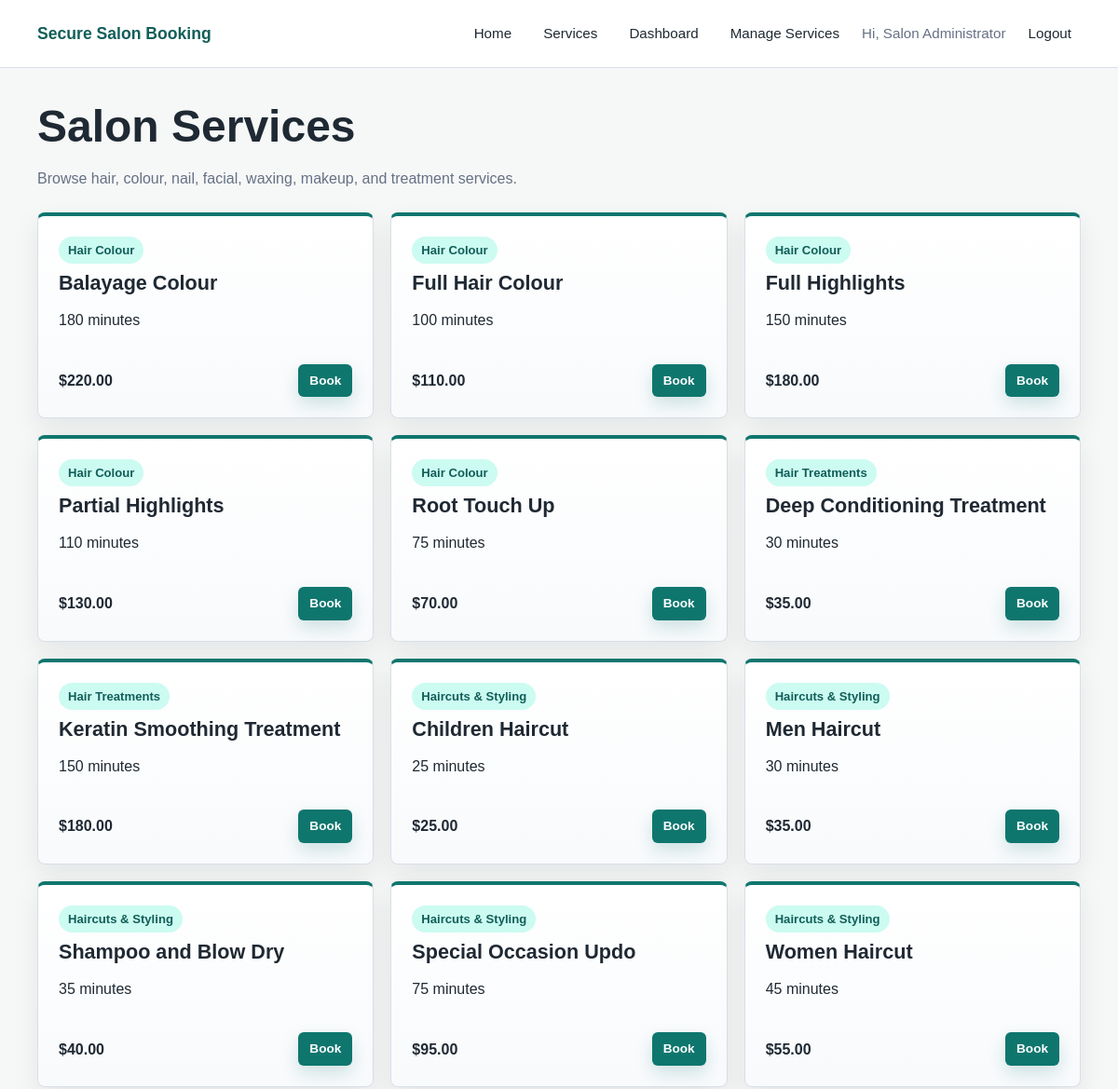
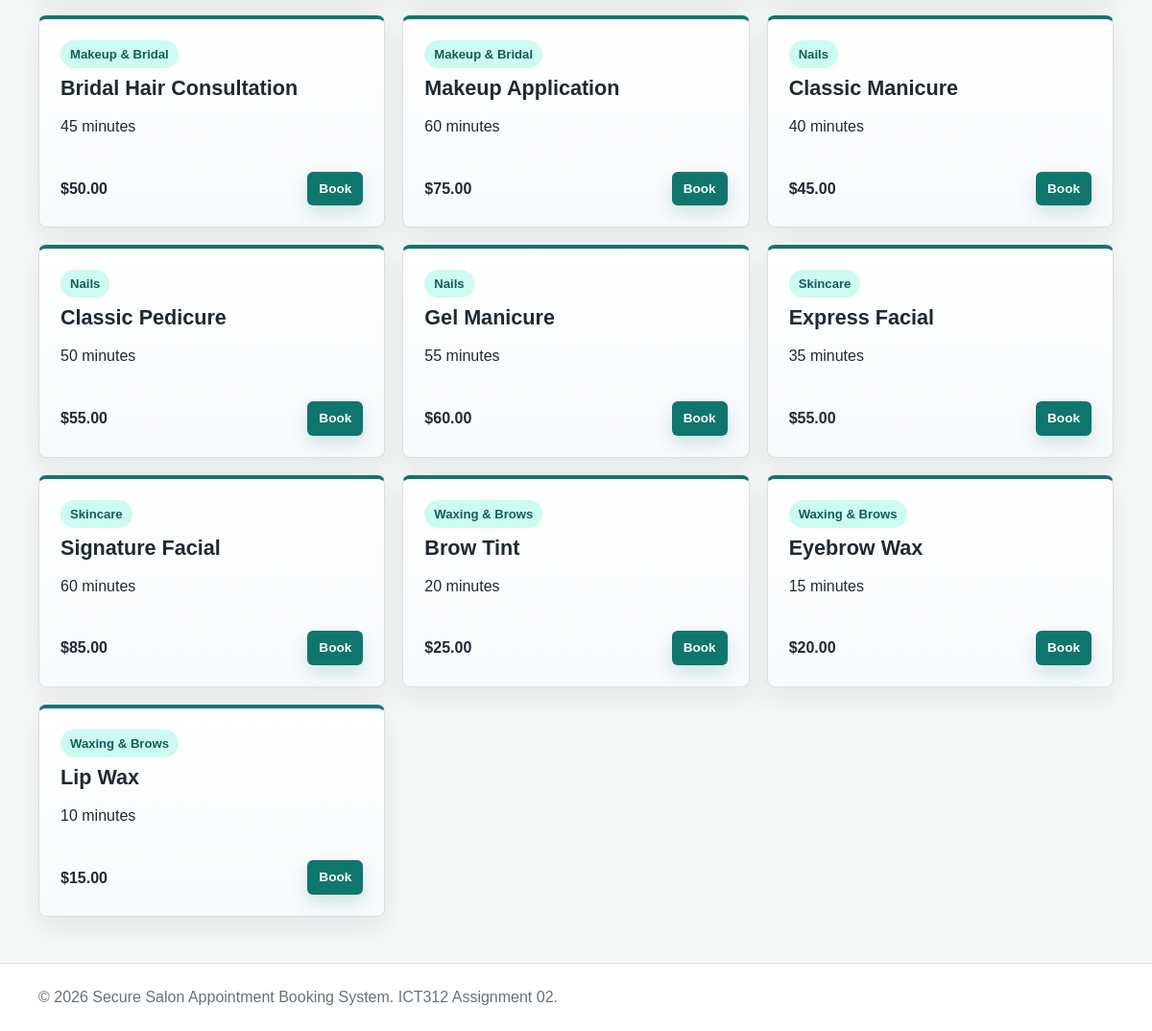
Screenshot of /services.php (signed in) with the database file from the repository (2 pictures, top to bottom).
### tables this page shows
CREATE TABLE services (
    service_id INT AUTO_INCREMENT PRIMARY KEY,
    service_name VARCHAR(100) NOT NULL,
    category VARCHAR(100),
    duration_minutes INT NOT NULL,
    price DECIMAL(10,2) NOT NULL,
    status ENUM('active','inactive') DEFAULT 'active'
);

### includes/auth.php (called while the page is built, shortened)
<?php
function e($value)
{
    return htmlspecialchars((string) $value, ENT_QUOTES, 'UTF-8');
}

### services.php (the view, shortened to what this page needs)
<?php
require_once __DIR__ . '/config/database.php';
$services = [];
$error = '';
try {
    $stmt = $pdo->query("SELECT service_id, service_name, category, duration_minutes, price FROM services WHERE status = 'active' ORDER BY category, service_name");
    $services = $stmt->fetchAll();
} catch (PDOException $e) {
    error_log('Services page error: ' . $e->getMessage());
    $error = 'Services could not be loaded at this time.';
}
include __DIR__ . '/includes/header.php';
?>
<section class="page-heading">
    <h1>Salon Services</h1>
    <p>Browse hair, colour, nail, facial, waxing, makeup, and treatment services.</p>
</section>
<?php if (empty($services) && !$error): ?>
    <div class="empty-state">No active services are available right now.</div>
<?php else: ?>
    <div class="service-grid">
        <?php foreach ($services as $service): ?>
            <article class="service-card">
                <div>
                    <p class="service-category"><?php echo e($service['category']); ?></p>
                    <h2><?php echo e($service['service_name']); ?></h2>
                    <p><?php echo e($service['duration_minutes']); ?> minutes</p>
                </div>
                <div class="service-footer">
                    <strong>$<?php echo e(number_format((float) $service['price'], 2)); ?></strong>
                    <a class="btn btn-small" href="book.php?service_id=<?php echo e($service['service_id']); ?>">Book</a>
                </div>
            </article>
        <?php endforeach; ?>
    </div>
<?php endif; ?>
<?php include __DIR__ . '/includes/footer.php'; ?>

### assets/css/style.css (style rules this page uses)
:root { --bg: #f6f8f7; --surface: #ffffff; --text: #1f2933; --muted: #667085; --border: #d9dee7; --primary: #0f766e; --primary-dark: #115e59; --accent: #b45309; --danger: #b42318; --success-bg: #ecfdf3; --success-text: #027a48; --error-bg: #fef3f2; --error-text: #b42318; --shadow: 0 12px 30px rgba(15, 23, 42, 0.08); }
* { box-sizing: border-box; }
body { margin: 0; font-family: Arial, Helvetica, sans-serif; color: var(--text); background: var(--bg); line-height: 1.6; }
a { color: var(--primary); text-decoration: none; }
h1, h2, h3 { line-height: 1.2; margin: 0 0 14px; }
h1 { font-size: clamp(2rem, 4vw, 3.2rem); }
h2 { font-size: 1.35rem; }
p { margin: 0 0 16px; }
.btn { display: inline-flex; align-items: center; justify-content: center; min-height: 42px; border: 0; border-radius: 6px; padding: 10px 18px; background: var(--primary); color: #ffffff; font-weight: 700; cursor: pointer; text-decoration: none; font-size: 0.95rem; box-shadow: 0 8px 18px rgba(15, 118, 110, 0.18); }
.btn-small { min-height: 34px; padding: 7px 12px; font-size: 0.85rem; }
.page-heading { margin-bottom: 24px; }
.page-heading p, .muted { color: var(--muted); }
.service-grid { display: grid; grid-template-columns: repeat(3, 1fr); gap: 18px; }
.service-card { background: linear-gradient(180deg, #ffffff 0%, #f8fafc 100%); border: 1px solid var(--border); border-radius: 8px; padding: 22px; display: flex; flex-direction: column; justify-content: space-between; min-height: 210px; box-shadow: var(--shadow); border-top: 4px solid var(--primary); }
.service-category { display: inline-block; width: fit-content; color: var(--primary-dark); font-weight: 700; background: #ccfbf1; border-radius: 999px; padding: 4px 10px; margin-bottom: 8px; font-size: 0.82rem; }
.service-footer { display: flex; justify-content: space-between; align-items: center; gap: 12px; margin-top: 18px; }

### rows the page displays
services: category "Hair Colour", service_name "Balayage Colour", duration_minutes "180", price "220.00"
services: category "Hair Colour", service_name "Full Hair Colour", duration_minutes "100", price "110.00"
services: category "Hair Colour", service_name "Full Highlights", duration_minutes "150", price "180.00"
services: category "Hair Colour", service_name "Partial Highlights", duration_minutes "110", price "130.00"
services: category "Hair Colour", service_name "Root Touch Up", duration_minutes "75", price "70.00"
services: category "Hair Treatments", service_name "Deep Conditioning Treatment", duration_minutes "30", price "35.00"
services: category "Hair Treatments", service_name "Keratin Smoothing Treatment", duration_minutes "150", price "180.00"
services: category "Haircuts & Styling", service_name "Children Haircut", duration_minutes "25", price "25.00"
services: category "Haircuts & Styling", service_name "Men Haircut", duration_minutes "30", price "35.00"
services: category "Haircuts & Styling", service_name "Shampoo and Blow Dry", duration_minutes "35", price "40.00"
services: category "Haircuts & Styling", service_name "Special Occasion Updo", duration_minutes "75", price "95.00"
services: category "Haircuts & Styling", service_name "Women Haircut", duration_minutes "45", price "55.00"
services: category "Makeup & Bridal", service_name "Bridal Hair Consultation", duration_minutes "45", price "50.00"
services: category "Makeup & Bridal", service_name "Makeup Application", duration_minutes "60", price "75.00"
services: category "Nails", service_name "Classic Manicure", duration_minutes "40", price "45.00"
services: category "Nails", service_name "Classic Pedicure", duration_minutes "50", price "55.00"
services: category "Nails", service_name "Gel Manicure", duration_minutes "55", price "60.00"
services: category "Skincare", service_name "Express Facial", duration_minutes "35", price "55.00"
services: category "Skincare", service_name "Signature Facial", duration_minutes "60", price "85.00"
services: category "Waxing & Brows", service_name "Brow Tint", duration_minutes "20", price "25.00"
services: category "Waxing & Brows", service_name "Eyebrow Wax", duration_minutes "15", price "20.00"
services: category "Waxing & Brows", service_name "Lip Wax", duration_minutes "10", price "15.00"

### other values shown
$_SESSION['full_name'] "Salon Administrator"
